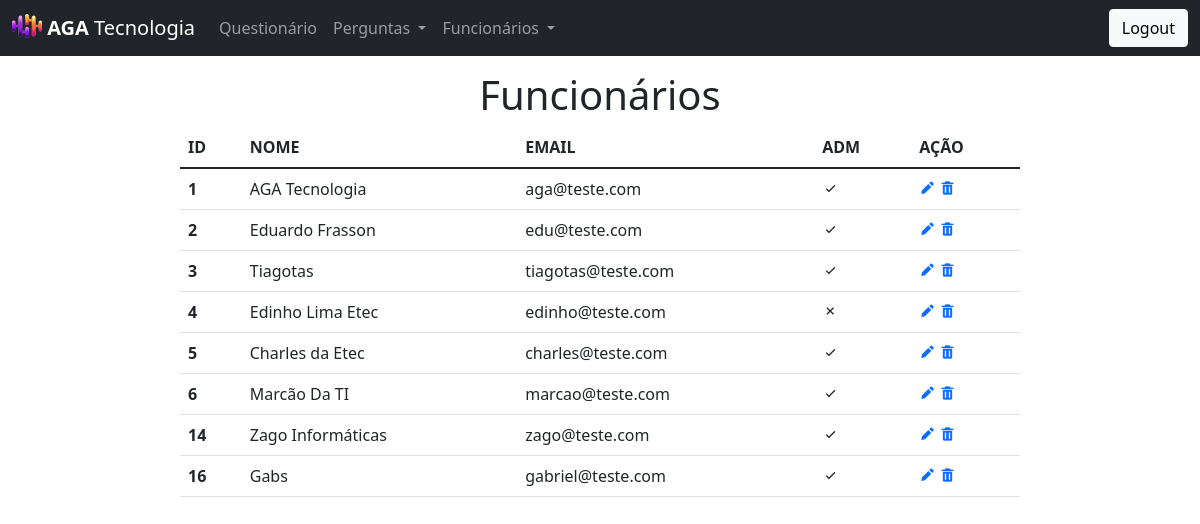
/employee-manage (signed in), run on the app's committed database.
### tables this page shows
CREATE TABLE `funcionario` (
  `id` int NOT NULL AUTO_INCREMENT,
  `nome` varchar(150) NOT NULL,
  `email` varchar(150) NOT NULL,
  `senha` varchar(100) NOT NULL,
  `adm` char(1) NOT NULL DEFAULT 'N',
  PRIMARY KEY (`id`)
);

### index.php (called while the page is built, shortened)
<?php
    $parse_uri = parse_url($_SERVER['REQUEST_URI'], PHP_URL_PATH);
    include "./rotas.php";

### Controller/EmployeeController.php (called while the page is built, shortened)
<?php
    class EmployeeController extends Controller {
        public static function employeeManage() {
            $model = new EmployeeModel();
            $arr_employee = $model->getAllRows();
            include "./View/modules/Employee/employee_manage.php";
        }
    }

### DAO/EmployeeDAO.php (called while the page is built, shortened)
<?php
    class EmployeeDAO {
        public $conexao;
        public function __construct()
        {
            include_once "MySQL.php";
            $this->conexao = new MySQL();
        }
        function getAllRows() {
            $sql = "SELECT * FROM funcionario";
            $stmt = $this->conexao->prepare($sql);
            $stmt->execute();
            return $stmt->fetchAll(PDO::FETCH_CLASS);
        }
    }

### DAO/MySQL.php (called while the page is built)
<?php
    class MySQL extends PDO {
        private $dsn = 'mysql:host=localhost:3307;dbname=agatecnologia_db';
        private $user = "root";
        private $pass = "bibi2835201819";
        public function __construct()
        {
            try {
                return parent::__construct(
                    $this->dsn,
                    $this->user,
                    $this->pass,
                    [PDO::MYSQL_ATTR_INIT_COMMAND =>  "SET NAMES 'UTF8'"]
                );
            } catch (PDOException $e) {
                echo "[X] - Ocorreu um erro inesperado ao tentar se conectar ao MySQL.";
            }
        }
    }

### Model/EmployeeModel.php (called while the page is built, shortened)
<?php
    class EmployeeModel {
        public function getAllRows() {
            $dao = new EmployeeDAO();
            return $dao->getAllRows();
        }
    }

### View/modules/Employee/employee_manage.php (the view, shortened to what this page needs)
<!DOCTYPE html>
<html lang="pt-br">
<head>
    <?php include "./View/includes/css_config.php" ?>
    <link rel="stylesheet" href="./../../../View/css/employee_manage.css">
</head>
<body>
    <header>
        <?php include "./View/includes/cabecalho.php" ?>
    </header>
    <main class="container-employee">
        <section class="section-header">
            <h1>Funcionários</h1>
        </section>
        <section class="section-employees">
        <table class="table">
          <thead>
            <tr>
              <th scope="col">ID</th>
              <th scope="col">NOME</th>
              <th scope="col">EMAIL</th>
              <th scope="col">ADM</th>
              <th scope="col">AÇÃO</th>
            </tr>
          </thead>
          <tbody>
            <?php foreach($arr_employee as $item): ?>
                <tr>
                  <th scope="row"><?= $item->id ?></th>
                  <td><?= $item->nome ?></td>
                  <td><?= $item->email ?></td>
                  <?php $item->adm = ($item->adm == "S") ? "<i class='bx bx-check'></i>" : "<i class='bx bx-x'></i>" ?>
                  <td><?= $item->adm ?></td>
                  <td>
                    <a href="/employee/form?id=<?= $item->id ?>"><i class='bx bxs-pencil'></i></a>
                    <a href="/employee/delete?id=<?= $item->id ?>"><i class='bx bxs-trash'></i></a>
                  </td>
                </tr>
            <?php endforeach; ?>
          </tbody>
        </table>
        </section>
    </main>
</body>
</html>

### rotas.php (shortened to what this page needs)
<?php
    switch($parse_uri) {
        case "/employee-manage":
            EmployeeController::employeeManage();
        break;
    }

### View/includes/css_config.php (shortened to what this page needs)
<link href="https://cdn.jsdelivr.net/npm/bootstrap@5.1.2/dist/css/bootstrap.min.css" rel="stylesheet">
<link href='https://unpkg.com/boxicons@2.1.2/css/boxicons.min.css' rel='stylesheet'>

### View/includes/cabecalho.php (shortened to what this page needs)
<nav class="navbar navbar-expand-lg navbar-dark bg-dark">
    <div class="container-fluid">
        <a class="navbar-brand" href="#">
            <img src="./../../../View/assets/aga_logo.png" alt="" width="30" height="24" class="d-inline-block align-text-top">
            <b>AGA</b> Tecnologia
        </a>
        <div class="collapse navbar-collapse" id="navbarSupportedContent">
          <ul class="navbar-nav me-auto mb-2 mb-lg-0">
            <li class="nav-item">
              <a class="nav-link" href="/question">Questionário</a>
            </li>
            <?php if(isset($_SESSION['user'])): ?>
            <li class="nav-item dropdown">
              <a class="nav-link dropdown-toggle" href="#" id="navbarDropdown" role="button" data-bs-toggle="dropdown" aria-expanded="false">
                Perguntas
              </a>
            </li>
            <?php if($_SESSION['user']->adm == "S"): ?>
              <li class="nav-item dropdown">
                <a class="nav-link dropdown-toggle" href="#" id="navbarDropdown" role="button" data-bs-toggle="dropdown" aria-expanded="false">
                  Funcionários
                </a>
              </li>
            <?php endif; ?>
            <?php endif; ?>
          </ul>
          <form class="d-flex">
            <?php if(isset($_SESSION['user'])): ?>
              <a href="/logout?exit=true" class="btn btn-light" type="submit">Logout</a>
            <?php else: ?>
              <a href="/login" class="btn btn-light" type="submit">Área Restrita</a>
            <?php endif; ?>
          </form>
        </div>
    </div>
</nav>

### View/css/employee_manage.css (style rules this page uses)
.container-employee { display: flex; justify-content: center; align-items: center; flex-direction: column; }
.section-employees { width: 70%; }
.section-header h1 { margin-top: 15px; }

### data on the page
funcionario: id "1", nome "AGA Tecnologia", email "aga@teste.com", adm "S" (drawn)
funcionario: id "2", nome "Eduardo Frasson", email "edu@teste.com", adm "S" (drawn)
funcionario: id "3", nome "Tiagotas", email "tiagotas@teste.com", adm "S" (drawn)
funcionario: id "4", nome "Edinho Lima Etec", email "edinho@teste.com", adm "N" (drawn)
funcionario: id "5", nome "Charles da Etec", email "charles@teste.com", adm "S" (drawn)
funcionario: id "6", nome "Marcão Da TI", email "marcao@teste.com", adm "S" (drawn)
funcionario: id "14", nome "Zago Informáticas", email "zago@teste.com", adm "S" (drawn)
funcionario: id "16", nome "Gabs", email "gabriel@teste.com", adm "S" (drawn)
